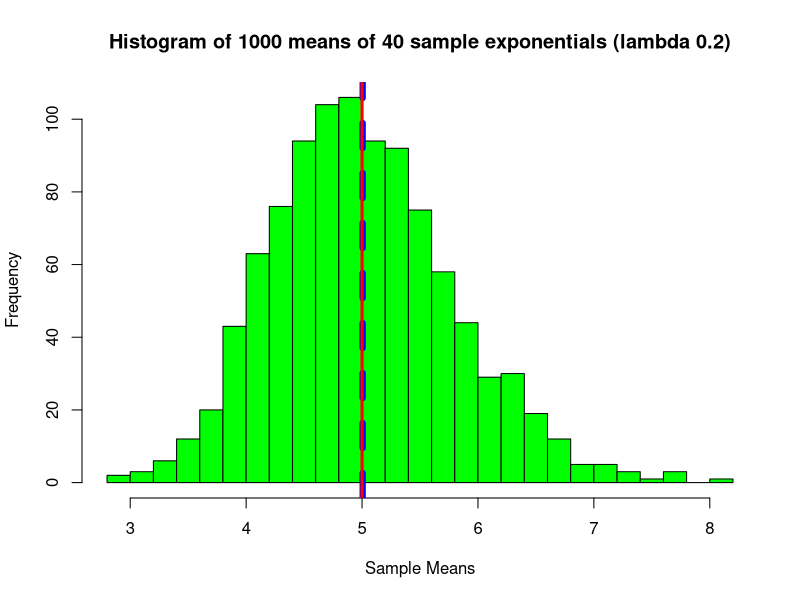

The R source for this figure: (Note: this script raises an error after producing the figure.)
## ---- chunk 1
knitr::opts_chunk$set(echo = TRUE)
## ---- chunk 2
require(ggplot2)   ## load library
set.seed(123456789)  ## set seed for consistent simulations

lambda <- 0.2      ## lambda
n      <- 40       ## 40 exponentials
nosim <- 1000      ## repeat 1000 simulations


## Create a exponentials data frame 1000 X 40 from rexp(x, lambda) 
simulation  <- matrix(rexp(n*nosim, lambda), nrow=nosim, ncol=n); dim(simulation)
## ---- chunk 3
## Calculate sample mean (40 exponentials)
samMean <- rowMeans(simulation)

## Calculate the mean and SD of sample means
mean.samMean <- mean(samMean)
med.samMean  <- median(samMean)

## Calculate theoretical mean
theoryMean <- 1/lambda

## Plot mean of each row
hist(samMean, main="Histogram of 1000 means of 40 sample exponentials (lambda 0.2)", xlab="Sample Means", col = "green", breaks=20)

## highlight the mean of sample means and theoretical mean for comparison
abline(v=mean.samMean, col="blue", lwd=6, lty=2)  # mean of sample mean
abline(v=theoryMean, col="red", lwd=3)            # theoretical mean line

## ---- chunk 4
paste("Average of sample means:", round(mean.samMean,3), "; Median of sample means:", round(med.samMean,3), "Theoretical mean:", round(theoryMean,3))
## ---- chunk 5
## Calculate SD and variance of sample means
sd.samMean  <- sd(samMean)
var.samMean <- var(samMean)  

## Calculate SD and theoretical variance
sd.theory  <- (1/lambda)/sqrt(n)
var.theory  <- (1/lambda)^2/n

DF <- data.frame(Title=c("Sample SD", "Theoretical SD", "Sample Variance", "Theoretical Variance"), Values=c(round(sd.samMean,3), round(sd.theory,3), round(var.samMean,3), round(var.theory,3))); DF
## ---- chunk 6
ggplot(NULL, aes(x=samMean))+
      geom_histogram(aes(y = ..density..), color="black", fill='green', binwidth=.25) +
      geom_density(color='blue',lwd=1.2) +
      stat_function(fun = dnorm, args =list(mean=theoryMean, sd=sd.theory), color="red", size=1) +
      geom_vline(xintercept=mean.samMean, colour="blue",linetype= "solid", lwd=0.8,show.legend=T)+ 
      geom_vline(xintercept=theoryMean, colour="red",linetype= "dotted", lwd=1.5 ,show.legend=T)+
      labs(title= 'Sample Means Distribution', x='Sample Means')+
      geom_rug(col = "darkred", alpha = 0.1) +
      scale_x_continuous(breaks=1:20)
## ---- chunk 7
simExpDist <- replicate(n = nosim, expr = rexp(n, lambda))

ggplot(NULL, aes(x=as.vector(simExpDist)))+
      geom_histogram(color="black", fill='purple', binwidth=1)+
      labs(title = "Exponential Distribution", x = "values", y = "count")+
      geom_rug(col = "darkred", alpha = 0.1)
## ---- chunk 8
sampleCI <- mean.samMean + c(-1,1)*1.96*sd.samMean/sqrt(n)
theoryCI <- theoryMean + c(-1,1)*1.96*sd.theory/sqrt(n)
## ---- chunk 9
paste("The actual 95% confidence interval:[", round(sampleCI[1],3), ",",round(sampleCI[2],3), "]")
paste("The theoretical 95% confidence interval:[", round(theoryCI[1],3), "," ,round(theoryCI[2],3),"]")
## ---- chunk 10
qqnorm(samMean)
qqline(samMean, col = 2)
